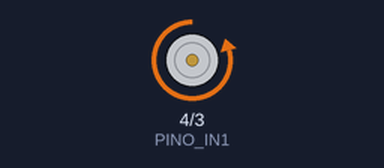
A sketch run on a simulated Arduino Uno, built with avr-gcc and run on an emulated ATmega328P. Shown: motor-driver pin pairs drawn as motors (green arrow = first pin HIGH = forward, orange = second pin HIGH = backward, longer = more drive, scaled by the enable pin).

Above: at 0.02 s.
Timing chart, 0 to 3.0 s (numbered marks = the images above):
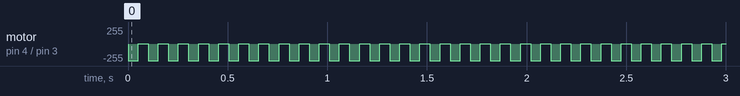

The sketch:

Ponte_L298n.ino
```cpp
  // DRIVER ------------------------------------------------------------------------
  // Controle da velocidade de rotação
  const int PINO_ENA = 6;

  // Controle do sentido do motor através dos pinos
  const int PINO_IN1 = 4;
  const int PINO_IN2 = 3;

  // Variável para a rampa
  int i = 0;

  // Intervalo de 1 segundo entre o acionamento da vãlvula do bico
  const int TEMPO_ESPERA = 50;    // 8 ms

  const int TEMPO_RAMPA = 0;

  // DRIVER ------------------------------------------------------------------------

/*
 *              125Hz
 *
 *
 *        1000ms      1
 *
 *           8ms     125
 */

void setup()
{
  // DRIVER ------------------------------------------------------------------------
  pinMode(PINO_ENA, OUTPUT);
  pinMode(PINO_IN1, OUTPUT);
  pinMode(PINO_IN2, OUTPUT);

  digitalWrite(PINO_IN1, LOW);
  digitalWrite(PINO_IN2, LOW);
  digitalWrite(PINO_ENA, LOW);
  // DRIVER ------------------------------------------------------------------------
}

void loop()
{
  // DRIVER ------------------------------------------------------------------------

  //configura os motores para o sentido horario
  digitalWrite(PINO_IN1, LOW);
  digitalWrite(PINO_IN2, HIGH);

  //rampa de aceleracao
  for (i = 0; i < 256; i=i+10){
    analogWrite(PINO_ENA, i);
    delay(TEMPO_RAMPA); //intervalo para incrementar a variavel i
  }

  delay(TEMPO_ESPERA);

  //configura os motores para o sentido anti-horario
  digitalWrite(PINO_IN1, HIGH);
  digitalWrite(PINO_IN2, LOW);

  //rampa de aceleracao
  for (i = 0; i < 256; i=i+10){
    analogWrite(PINO_ENA, i);
    delay(TEMPO_RAMPA); //intervalo para incrementar a variavel i
  }

  //rampa de desaceleracao
  for (i = 255; i >= 0; i=i-10){
    analogWrite(PINO_ENA, i);
    delay(TEMPO_RAMPA); //intervalo para incrementar a variavel i
  }

  delay(TEMPO_ESPERA); //intervalo de um segundo
  // DRIVER ------------------------------------------------------------------------
}
```

Measured:
- by itself, motor on pin 4 (PINO_IN1) / pin 3 (PINO_IN2): alternates backward 250/255 for 0.05 s and forward 5/255 for 0.05 s
